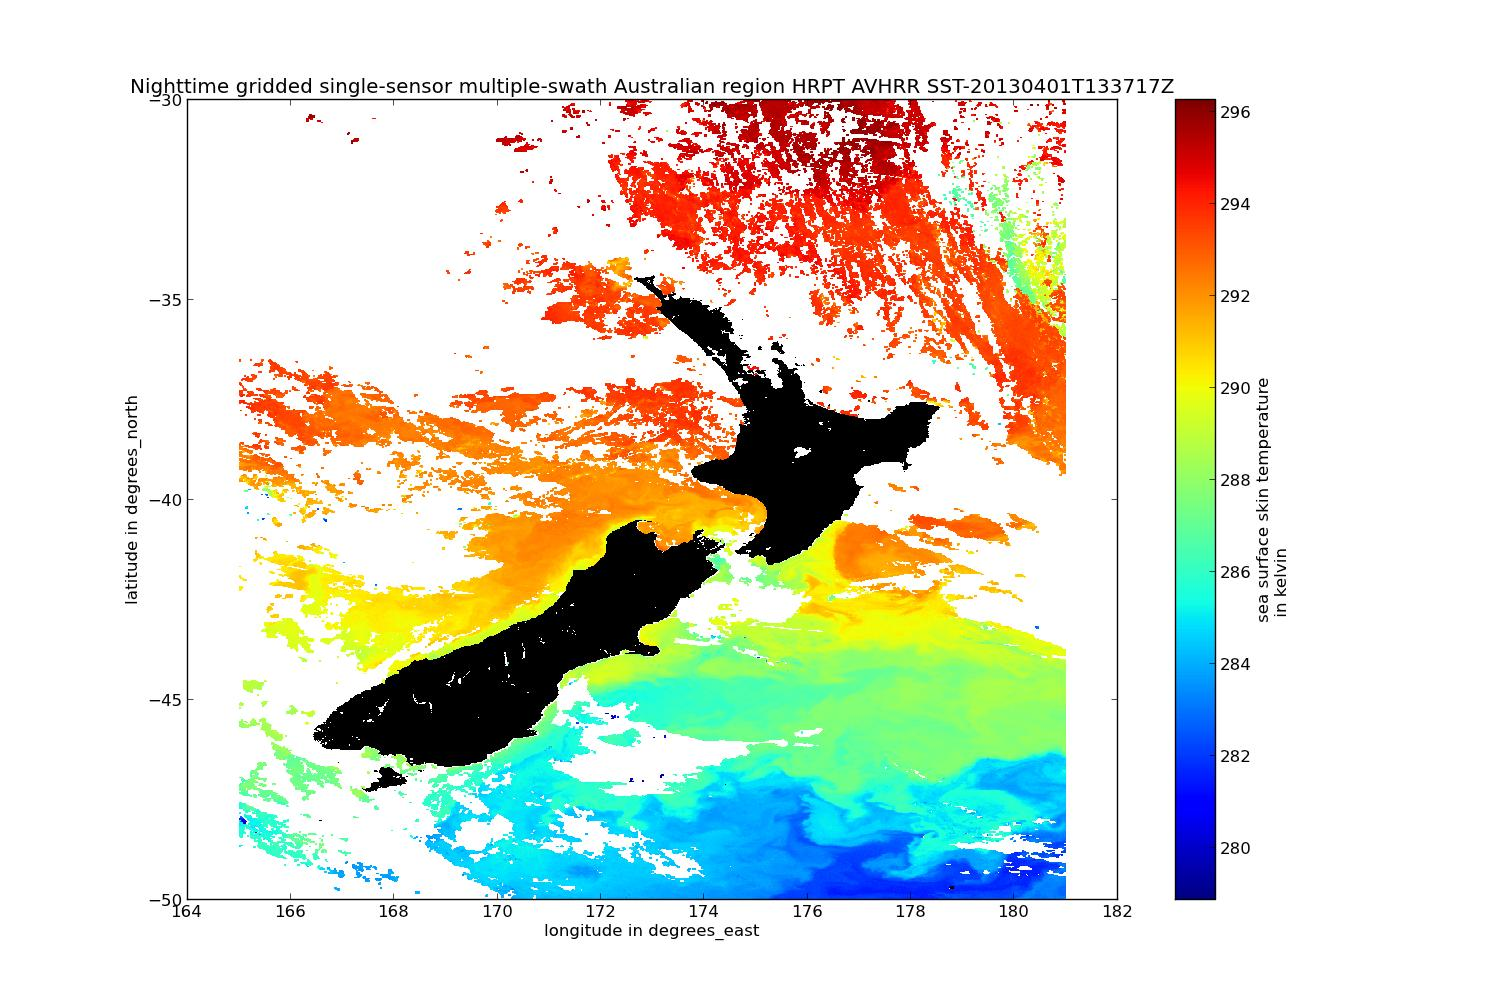

Recreate this plot in Python.
#!/usr/bin/env python
# -*- coding: utf-8 -*-
#
# Author: Laurent Besnard
# Institute: IMOS / eMII
# email address: laurent.besnard@utas.edu.au
# Website: http://imos.org.au/  https://github.com/aodn/imos_user_code_library
# May 2013; Last revision: 20-May-2013
#
# Copyright 2013 IMOS
# The script is distributed under the terms of the GNUv3 General Public License

from netCDF4 import Dataset
from numpy import meshgrid
from matplotlib.pyplot import (figure, pcolor, get_cmap, colorbar,
                               xlabel, ylabel, title, show)

######## GHRSST – L3S mosaic
srs_L3S_URL = 'http://thredds.aodn.org.au/thredds/dodsC/IMOS/eMII/demos/SRS/SRS-SST/L3S-01day/L3S_1d_night/2013/20130401152000-ABOM-L3S_GHRSST-SSTskin-AVHRR_D-1d_night-v02.0-fv01.0.nc.gz'
geoBoundaryBox = [165, 181, -50 ,-30] # [lon min , lonmax , latmin , latmax] . New Zealand
srs_L3S_DATA = Dataset(srs_L3S_URL) 

# load all the latitude and longitude values to find the indexes which will match geoBoundaryBox in order to subset the variables
latAll =srs_L3S_DATA.variables['lat'][:]
lonAll = srs_L3S_DATA.variables['lon'][:]
lonAll[lonAll<0] = lonAll[lonAll<0]+360 # modify the longitude values which are across the 180th meridian


indexLatToKeep = (latAll < geoBoundaryBox[3]) & (latAll > geoBoundaryBox[2])
indexLonToKeep = (lonAll < geoBoundaryBox[1]) & (lonAll > geoBoundaryBox[0])

sst = srs_L3S_DATA.variables['sea_surface_temperature'][0,indexLatToKeep,indexLonToKeep]
lat =latAll[indexLatToKeep]
lon = lonAll[indexLonToKeep]
land = srs_L3S_DATA.variables['l2p_flags'][0,indexLatToKeep,indexLonToKeep]  # land mask

[lon_mesh,lat_mesh] = meshgrid(lon,lat)#we create a matrix of similar size to be used afterwards with pcolor

figure1 =  figure(num=None, figsize=(15, 10), dpi=80, facecolor='w', edgecolor='k')
pcolor(lon_mesh,lat_mesh ,land != 2,cmap=get_cmap('gray')) # see srsL3S_DATA.variables.l2p_flags.flag_meanings for more information: 2 == land

pcolor(lon_mesh,lat_mesh ,sst)
title( srs_L3S_DATA.title + '-' +  srs_L3S_DATA.start_time )
xlabel(srs_L3S_DATA.variables['lon'].long_name +  ' in ' + srs_L3S_DATA.variables['lon'].units)
ylabel(srs_L3S_DATA.variables['lat'].long_name +  ' in ' + srs_L3S_DATA.variables['lat'].units)

cbar = colorbar()
cbar.ax.set_ylabel(srs_L3S_DATA.variables['sea_surface_temperature'].long_name + '\n in ' + srs_L3S_DATA.variables['sea_surface_temperature'].units)
show()
